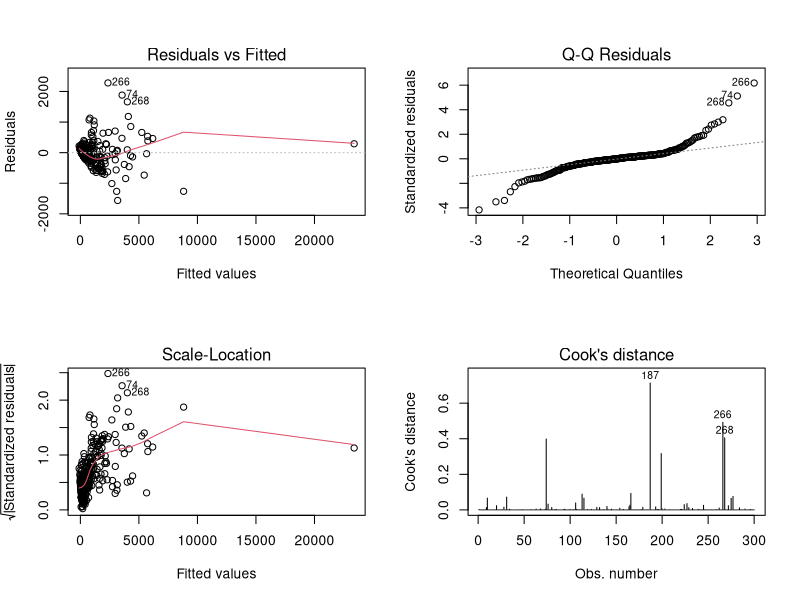
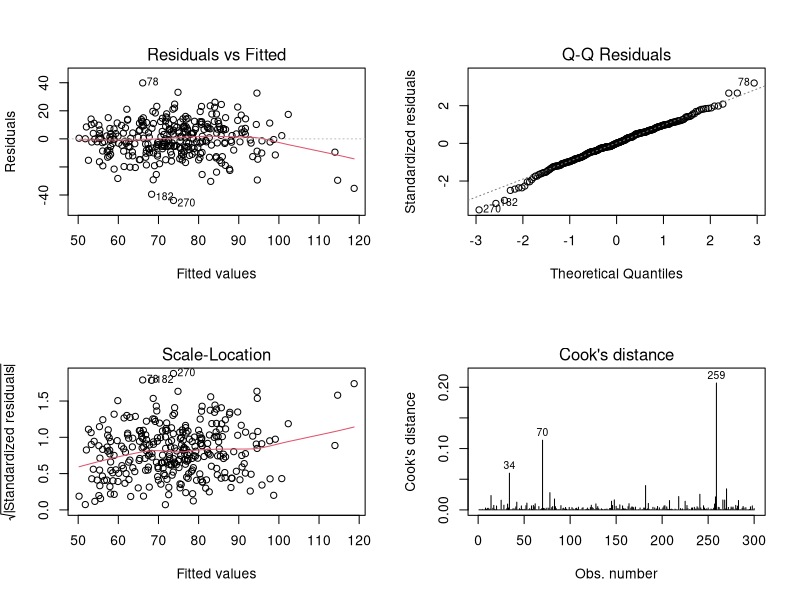

R code for these plots, in order:
## ---- chunk 1

library(ggplot2)
library(tidyverse)
library(openxlsx)
library(readxl)
library(corrplot)
library(leaps) # Usado no método BACKWARD
library(car)
library(lmtest)



#setwd("C:/Users/Helio/OneDrive/Documents/Analise_regressao_linear/trabalho")

database <- read.xlsx("dados_amostra.xlsx")

# Criar taxa de crimes por 100.000 habitantes
database$taxa_crimes <- database$x9 / database$x4 * 100000

# Criando a taxa de médicos por 100.00 habitantes
database$taxa_medicos <- database$x7 / database$x4 * 100000

# Criando a taxa de leitos por 100.00 habitantes
database$taxa_leitos <- database$x8 / database$x4 * 100000

# Transformando a variável (Região geográfica - x16) em factor, maneira do R trabalhar com Dummies
database$x16 <- as.factor(database$x16)

head(database)

## ---- chunk 2

# Removendo possíveis valores nulos
df_clean <- na.omit(database)

# Criando um dataframe para as análises

# PRIMEIRA HIPÓTESE
df_clean1 <- subset(df_clean, select = c(x7, x4, x8, x15))

# SEGUNDA HIPÓTESE
df_clean2 <- subset(df_clean, select = c(taxa_crimes, x5, x12, x14, x16))

# Trasnformando a variável Y
df_clean2$taxa_crimes_sqrt <- sqrt(df_clean2$taxa_crimes)
df_clean2$taxa_crimes <- NULL

## ---- chunk 3

modelo <- lm(x7 ~ x16, data= database)
summary(modelo)
## ---- chunk 4

# Modelo
modelo1 <- lm(x7 ~ x4 + x8 + x15, data= df_clean1)

diagnostico_modelo <- function(modelo){
  
  # ============================================================
  # 1) Resumo geral do modelo
  # ============================================================
  # Apresenta:
  # - Coeficientes estimados
  # - Erros padrões
  # - Teste t dos parâmetros
  # - R² e R² ajustado
  # - Teste F global do modelo
  
  print(summary(modelo))
  
  
  # ============================================================
  # 2) Diagnóstico gráfico dos resíduos
  # ============================================================
  
  par(mfrow = c(2,2))
  
  # Gráfico 1:
  # Resíduos vs Valores Ajustados
  # Verifica:
  # - Linearidade
  # - Homocedasticidade
  # Esperado: dispersão aleatória dos pontos
  plot(modelo, which = 1)
  
  
  # Gráfico 2:
  # Gráfico Q-Q dos resíduos
  # Verifica:
  # - Normalidade dos resíduos
  # Esperado: pontos próximos da linha reta
  plot(modelo, which = 2)
  
  
  # Gráfico 3:
  # Escala-location
  # Verifica novamente a homogeneidade da variância
  plot(modelo, which = 3)
  
  
  # Gráfico 4:
  # Distância de Cook
  # Identifica observações influentes
  # Regra comum:
  # valores maiores que 4/n podem indicar influência
  plot(modelo, which = 4)
  
  
  # ============================================================
  # 3) Teste de heterocedasticidade
  # ============================================================
  # H0: Variância dos resíduos é constante (homocedasticidade)
  # H1: Variância dos resíduos não é constante
  
  print('Teste de heterocedasticidade:')
  print(
    bptest(modelo)
  )
  
  
  # ============================================================
  # 4) Multicolinearidade
  # ============================================================
  # Mede a correlação entre as variáveis explicativas.
  #
  # Interpretação:
  # VIF < 5  -> aceitável
  # VIF 5-10 -> atenção
  # VIF > 10 -> problema de multicolinearidade
  print('Multicolinearidade:')
  print(
    vif(modelo)
  )
  
}

# Executar diagnóstico do modelo 1
diagnostico_modelo(modelo1)
## ---- chunk 5

# Modelo 2 
modelo2 <- lm(taxa_crimes_sqrt ~ x5 + x12 + x14 + x16, data= df_clean2)


# Executar diagnóstico do modelo 2
diagnostico_modelo(modelo2)
